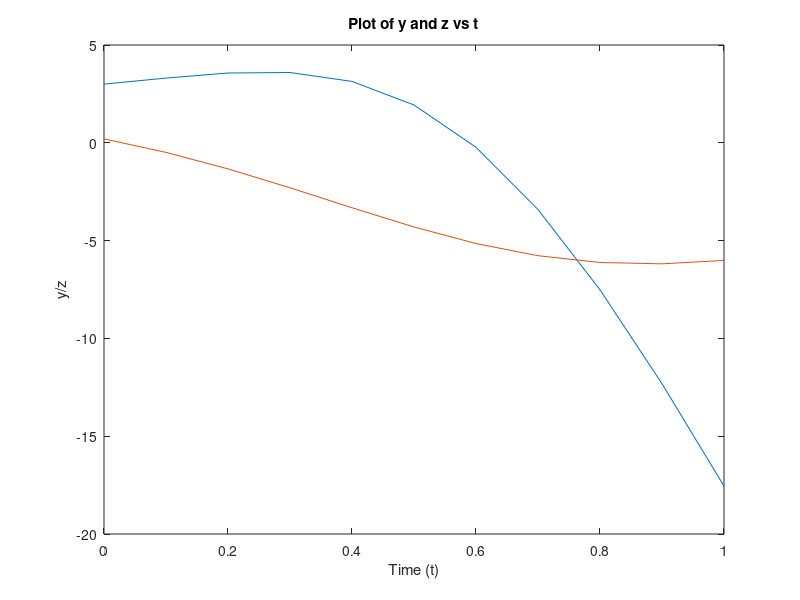

This chart was generated by the following MATLAB code:

a=0;
b=1;
yINI=3;
zINI=0.2;
h=0.1;



function [x, y, z] = Sys2ODEsRK4(ODE1,ODE2,a,b,h,yINI,zINI)
% Sys2ODEsRK2 solves a system of two first-order initial value ODEs using
% second-order Runge-Kutta method.
% The independent variable is x, and the dependent variables are y and z.
% Input variables:
% ODEl Name for the function that calculates dy/dx.
% ODE2 Name for the function that calculates dz/dx.
% a The first value of x.
% b The last value of x.
% h The size of a increment.
% yINI The initial value of y.
% zINI The initial value of z.
% Output variables:
% x A vector with the x coordinate of the solution points.
% y A vector with the y coordinate of the solution points.
% z A vector with the z coordinate of the solution points.

x(1) = a; y(1) = yINI; z(1) = zINI;
N = (b - a)/h;
for i = 1:N
    
    x(i + 1) = x(i) + h;
    Ky1 = ODE1(x(i), y(i), z(i));
    Kz1 = ODE2(x(i), y(i), z(i)) ;
    Ky2=ODE1(x(i)+h/2,y(i)+Ky1*h/2,z(i)+Kz1*h/2);
    Kz2=ODE2(x(i)+h/2,y(i)+Ky1*h/2,z(i)+Kz1*h/2);
    Ky3=ODE1(x(i)+h/2,y(i)+Ky2*h/2,z(i)+Kz2*h/2);
    Kz3=ODE2(x(i)+h/2,y(i)+Ky2*h/2,z(i)+Kz2*h/2);
    Ky4=ODE1(x(i+1),y(i)+Ky3*h,z(i)+Kz3*h);
    Kz4=ODE2(x(i+1),y(i)+Ky3*h,z(i)+Kz3*h);
    y(i+1)=y(i)+(Ky1+2*Ky2+2*Ky3+Ky4)*h/6;
    z(i+1)=z(i)+(Kz1+2*Kz2+2*Kz3+Kz4)*h/6;
end
endfunction;



function dydt = ODE1(x,y,z)
    dydt = y-z^2;
endfunction;

function dzdt = ODE2(x,y,z)
    dzdt = (z-y)*exp(1-x)+0.5*y;
endfunction;

[x, y, z]= Sys2ODEsRK4(@ODE1,@ODE2,a,b,h,yINI,zINI)

    p=figure(1, "visible", "on");
    plot(x,y,x,z)
    hold on;
    %plot(x,z);
    title('Plot of y and z vs t');
    xlabel('Time (t)');
    ylabel('y/z');
    %prutorsaveplot(p, "myplot1.pdf");




